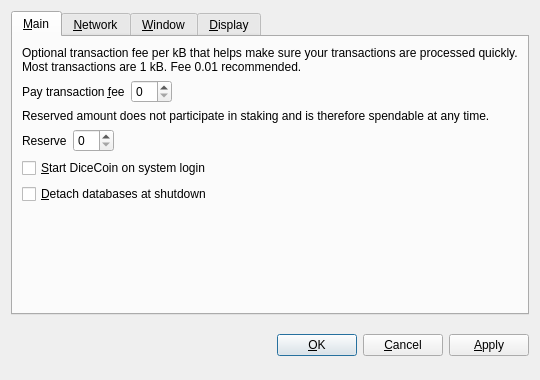
<?xml version="1.0" encoding="UTF-8"?>
<ui version="4.0">
 <class>OptionsDialog</class>
 <widget class="QDialog" name="OptionsDialog">
  <property name="geometry">
   <rect>
    <x>0</x>
    <y>0</y>
    <width>540</width>
    <height>380</height>
   </rect>
  </property>
  <property name="windowTitle">
   <string>Options</string>
  </property>
  <property name="modal">
   <bool>true</bool>
  </property>
  <layout class="QVBoxLayout" name="verticalLayout">
   <item>
    <widget class="QTabWidget" name="tabWidget">
     <property name="tabPosition">
      <enum>QTabWidget::North</enum>
     </property>
     <property name="currentIndex">
      <number>0</number>
     </property>
     <widget class="QWidget" name="tabMain">
      <attribute name="title">
       <string>&amp;Main</string>
      </attribute>
      <layout class="QVBoxLayout" name="verticalLayout_Main">
       <item>
        <widget class="QLabel" name="transactionFeeInfoLabel">
         <property name="text">
          <string>Optional transaction fee per kB that helps make sure your transactions are processed quickly. Most transactions are 1 kB. Fee 0.01 recommended.</string>
         </property>
         <property name="textFormat">
          <enum>Qt::PlainText</enum>
         </property>
         <property name="wordWrap">
          <bool>true</bool>
         </property>
        </widget>
       </item>
       <item>
        <layout class="QHBoxLayout" name="horizontalLayoutFee">
         <item>
          <widget class="QLabel" name="transactionFeeLabel">
           <property name="text">
            <string>Pay transaction &amp;fee</string>
           </property>
           <property name="textFormat">
            <enum>Qt::PlainText</enum>
           </property>
           <property name="buddy">
            <cstring>transactionFee</cstring>
           </property>
          </widget>
         </item>
         <item>
          <widget class="BitcoinAmountField" name="transactionFee"/>
         </item>
         <item>
          <spacer name="horizontalSpacerFee">
           <property name="orientation">
            <enum>Qt::Horizontal</enum>
           </property>
           <property name="sizeHint" stdset="0">
            <size>
             <width>40</width>
             <height>20</height>
            </size>
           </property>
          </spacer>
         </item>
        </layout>
       </item>
       <item>
        <widget class="QLabel" name="reserveBalanceInfoLabel">
         <property name="text">
          <string>Reserved amount does not participate in staking and is therefore spendable at any time.</string>
         </property>
         <property name="textFormat">
          <enum>Qt::PlainText</enum>
         </property>
         <property name="wordWrap">
          <bool>true</bool>
         </property>
        </widget>
       </item>
       <item>
        <layout class="QHBoxLayout" name="horizontalLayoutReserveBalance">
         <item>
          <widget class="QLabel" name="reserveBalanceLabel">
           <property name="text">
            <string>Reserve</string>
           </property>
           <property name="textFormat">
            <enum>Qt::PlainText</enum>
           </property>
           <property name="buddy">
            <cstring>reserveBalance</cstring>
           </property>
          </widget>
         </item>
         <item>
          <widget class="BitcoinAmountField" name="reserveBalance"/>
         </item>
         <item>
          <spacer name="horizontalSpacerReserveBalance">
           <property name="orientation">
            <enum>Qt::Horizontal</enum>
           </property>
           <property name="sizeHint" stdset="0">
            <size>
             <width>40</width>
             <height>20</height>
            </size>
           </property>
          </spacer>
         </item>
        </layout>
       </item>
       <item>
        <widget class="QCheckBox" name="bitcoinAtStartup">
         <property name="toolTip">
          <string>Automatically start DiceCoin after logging in to the system.</string>
         </property>
         <property name="text">
          <string>&amp;Start DiceCoin on system login</string>
         </property>
        </widget>
       </item>
       <item>
        <widget class="QCheckBox" name="detachDatabases">
         <property name="toolTip">
          <string>Detach block and address databases at shutdown. This means they can be moved to another data directory, but it slows down shutdown. The wallet is always detached.</string>
         </property>
         <property name="text">
          <string>&amp;Detach databases at shutdown</string>
         </property>
        </widget>
       </item>
       <item>
        <spacer name="verticalSpacer_Main">
         <property name="orientation">
          <enum>Qt::Vertical</enum>
         </property>
         <property name="sizeHint" stdset="0">
          <size>
           <width>20</width>
           <height>40</height>
          </size>
         </property>
        </spacer>
       </item>
      </layout>
     </widget>
     <widget class="QWidget" name="tabNetwork">
      <attribute name="title">
       <string>&amp;Network</string>
      </attribute>
      <layout class="QVBoxLayout" name="verticalLayout_Network">
       <item>
        <widget class="QCheckBox" name="mapPortUpnp">
         <property name="toolTip">
          <string>Automatically open the DiceCoin client port on the router. This only works when your router supports UPnP and it is enabled.</string>
         </property>
         <property name="text">
          <string>Map port using &amp;UPnP</string>
         </property>
        </widget>
       </item>
       <item>
        <widget class="QCheckBox" name="connectSocks">
         <property name="toolTip">
          <string>Connect to the DiceCoin network through a SOCKS proxy (e.g. when connecting through Tor).</string>
         </property>
         <property name="text">
          <string>&amp;Connect through SOCKS proxy:</string>
         </property>
        </widget>
       </item>
       <item>
        <layout class="QHBoxLayout" name="horizontalLayout_Network">
         <item>
          <widget class="QLabel" name="proxyIpLabel">
           <property name="text">
            <string>Proxy &amp;IP:</string>
           </property>
           <property name="textFormat">
            <enum>Qt::PlainText</enum>
           </property>
           <property name="buddy">
            <cstring>proxyIp</cstring>
           </property>
          </widget>
         </item>
         <item>
          <widget class="QValidatedLineEdit" name="proxyIp">
           <property name="maximumSize">
            <size>
             <width>140</width>
             <height>16777215</height>
            </size>
           </property>
           <property name="toolTip">
            <string>IP address of the proxy (e.g. 127.0.0.1)</string>
           </property>
          </widget>
         </item>
         <item>
          <widget class="QLabel" name="proxyPortLabel">
           <property name="text">
            <string>&amp;Port:</string>
           </property>
           <property name="textFormat">
            <enum>Qt::PlainText</enum>
           </property>
           <property name="buddy">
            <cstring>proxyPort</cstring>
           </property>
          </widget>
         </item>
         <item>
          <widget class="QLineEdit" name="proxyPort">
           <property name="maximumSize">
            <size>
             <width>55</width>
             <height>16777215</height>
            </size>
           </property>
           <property name="toolTip">
            <string>Port of the proxy (e.g. 9050)</string>
           </property>
          </widget>
         </item>
         <item>
          <widget class="QLabel" name="socksVersionLabel">
           <property name="text">
            <string>SOCKS &amp;Version:</string>
           </property>
           <property name="textFormat">
            <enum>Qt::PlainText</enum>
           </property>
           <property name="buddy">
            <cstring>socksVersion</cstring>
           </property>
          </widget>
         </item>
         <item>
          <widget class="QValueComboBox" name="socksVersion">
           <property name="toolTip">
            <string>SOCKS version of the proxy (e.g. 5)</string>
           </property>
          </widget>
         </item>
         <item>
          <spacer name="horizontalSpacer_Network">
           <property name="orientation">
            <enum>Qt::Horizontal</enum>
           </property>
           <property name="sizeHint" stdset="0">
            <size>
             <width>40</width>
             <height>20</height>
            </size>
           </property>
          </spacer>
         </item>
        </layout>
       </item>
       <item>
        <spacer name="verticalSpacer_Network">
         <property name="orientation">
          <enum>Qt::Vertical</enum>
         </property>
         <property name="sizeHint" stdset="0">
          <size>
           <width>20</width>
           <height>40</height>
          </size>
         </property>
        </spacer>
       </item>
      </layout>
     </widget>
     <widget class="QWidget" name="tabWindow">
      <attribute name="title">
       <string>&amp;Window</string>
      </attribute>
      <layout class="QVBoxLayout" name="verticalLayout_Window">
       <item>
        <widget class="QCheckBox" name="minimizeToTray">
         <property name="toolTip">
          <string>Show only a tray icon after minimizing the window.</string>
         </property>
         <property name="text">
          <string>&amp;Minimize to the tray instead of the taskbar</string>
         </property>
        </widget>
       </item>
       <item>
        <widget class="QCheckBox" name="minimizeOnClose">
         <property name="toolTip">
          <string>Minimize instead of exit the application when the window is closed. When this option is enabled, the application will be closed only after selecting Quit in the menu.</string>
         </property>
         <property name="text">
          <string>M&amp;inimize on close</string>
         </property>
        </widget>
       </item>
       <item>
        <spacer name="verticalSpacer_Window">
         <property name="orientation">
          <enum>Qt::Vertical</enum>
         </property>
         <property name="sizeHint" stdset="0">
          <size>
           <width>20</width>
           <height>40</height>
          </size>
         </property>
        </spacer>
       </item>
      </layout>
     </widget>
     <widget class="QWidget" name="tabDisplay">
      <attribute name="title">
       <string>&amp;Display</string>
      </attribute>
      <layout class="QVBoxLayout" name="verticalLayout_Display">
       <item>
        <layout class="QHBoxLayout" name="horizontalLayout_1_Display">
         <item>
          <widget class="QLabel" name="langLabel">
           <property name="text">
            <string>User Interface &amp;language:</string>
           </property>
           <property name="textFormat">
            <enum>Qt::PlainText</enum>
           </property>
           <property name="buddy">
            <cstring>lang</cstring>
           </property>
          </widget>
         </item>
         <item>
          <widget class="QValueComboBox" name="lang">
           <property name="toolTip">
            <string>The user interface language can be set here. This setting will take effect after restarting DiceCoin.</string>
           </property>
          </widget>
         </item>
        </layout>
       </item>
       <item>
        <layout class="QHBoxLayout" name="horizontalLayout_2_Display">
         <item>
          <widget class="QLabel" name="unitLabel">
           <property name="text">
            <string>&amp;Unit to show amounts in:</string>
           </property>
           <property name="textFormat">
            <enum>Qt::PlainText</enum>
           </property>
           <property name="buddy">
            <cstring>unit</cstring>
           </property>
          </widget>
         </item>
         <item>
          <widget class="QValueComboBox" name="unit">
           <property name="toolTip">
            <string>Choose the default subdivision unit to show in the interface and when sending coins.</string>
           </property>
          </widget>
         </item>
        </layout>
       </item>
       <item>
        <widget class="QCheckBox" name="displayAddresses">
         <property name="toolTip">
          <string>Whether to show DiceCoin addresses in the transaction list or not.</string>
         </property>
         <property name="text">
          <string>&amp;Display addresses in transaction list</string>
         </property>
        </widget>
       </item>
       <item>
        <widget class="QCheckBox" name="coinControlFeatures">
         <property name="toolTip">
          <string>Whether to show coin control features or not.</string>
         </property>
         <property name="text">
          <string>Display coin &amp;control features (experts only!)</string>
         </property>
        </widget>
       </item>
       <item>
        <spacer name="verticalSpacer_Display">
         <property name="orientation">
          <enum>Qt::Vertical</enum>
         </property>
         <property name="sizeHint" stdset="0">
          <size>
           <width>20</width>
           <height>40</height>
          </size>
         </property>
        </spacer>
       </item>
      </layout>
     </widget>
    </widget>
   </item>
   <item>
    <layout class="QHBoxLayout" name="horizontalLayout_Buttons">
     <item>
      <spacer name="horizontalSpacer_1">
       <property name="orientation">
        <enum>Qt::Horizontal</enum>
       </property>
       <property name="sizeHint" stdset="0">
        <size>
         <width>40</width>
         <height>48</height>
        </size>
       </property>
      </spacer>
     </item>
     <item>
      <widget class="QLabel" name="statusLabel">
       <property name="font">
        <font>
         <weight>75</weight>
         <bold>true</bold>
        </font>
       </property>
       <property name="text">
        <string/>
       </property>
       <property name="textFormat">
        <enum>Qt::PlainText</enum>
       </property>
       <property name="wordWrap">
        <bool>true</bool>
       </property>
      </widget>
     </item>
     <item>
      <spacer name="horizontalSpacer_2">
       <property name="orientation">
        <enum>Qt::Horizontal</enum>
       </property>
       <property name="sizeHint" stdset="0">
        <size>
         <width>40</width>
         <height>48</height>
        </size>
       </property>
      </spacer>
     </item>
     <item>
      <widget class="QPushButton" name="okButton">
       <property name="text">
        <string>&amp;OK</string>
       </property>
      </widget>
     </item>
     <item>
      <widget class="QPushButton" name="cancelButton">
       <property name="text">
        <string>&amp;Cancel</string>
       </property>
       <property name="autoDefault">
        <bool>false</bool>
       </property>
      </widget>
     </item>
     <item>
      <widget class="QPushButton" name="applyButton">
       <property name="text">
        <string>&amp;Apply</string>
       </property>
       <property name="autoDefault">
        <bool>false</bool>
       </property>
      </widget>
     </item>
    </layout>
   </item>
  </layout>
 </widget>
 <customwidgets>
  <customwidget>
   <class>BitcoinAmountField</class>
   <extends>QSpinBox</extends>
   <header>bitcoinamountfield.h</header>
  </customwidget>
  <customwidget>
   <class>QValueComboBox</class>
   <extends>QComboBox</extends>
   <header>qvaluecombobox.h</header>
  </customwidget>
  <customwidget>
   <class>QValidatedLineEdit</class>
   <extends>QLineEdit</extends>
   <header>qvalidatedlineedit.h</header>
  </customwidget>
 </customwidgets>
 <resources/>
 <connections/>
</ui>
